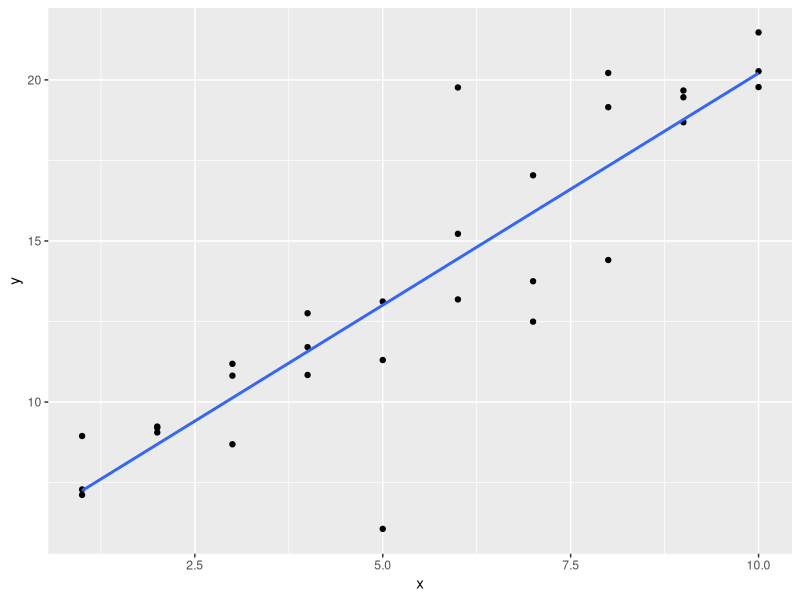
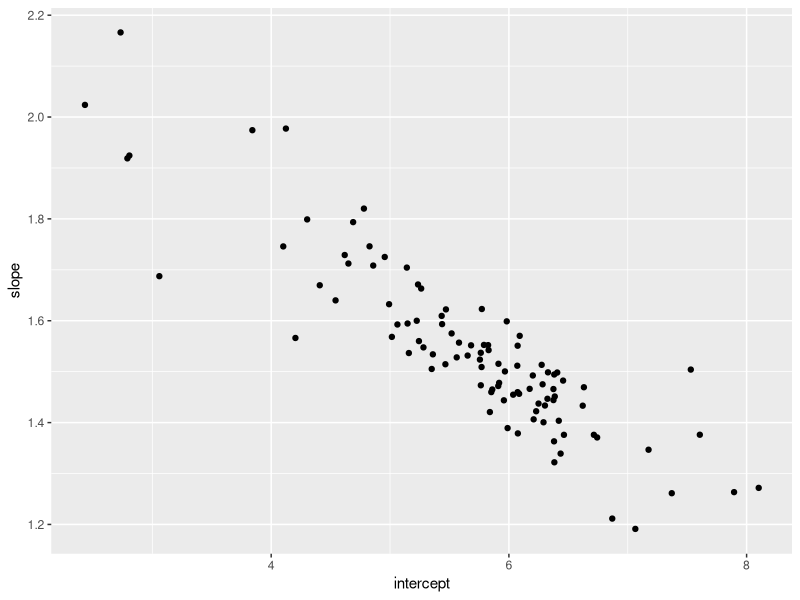
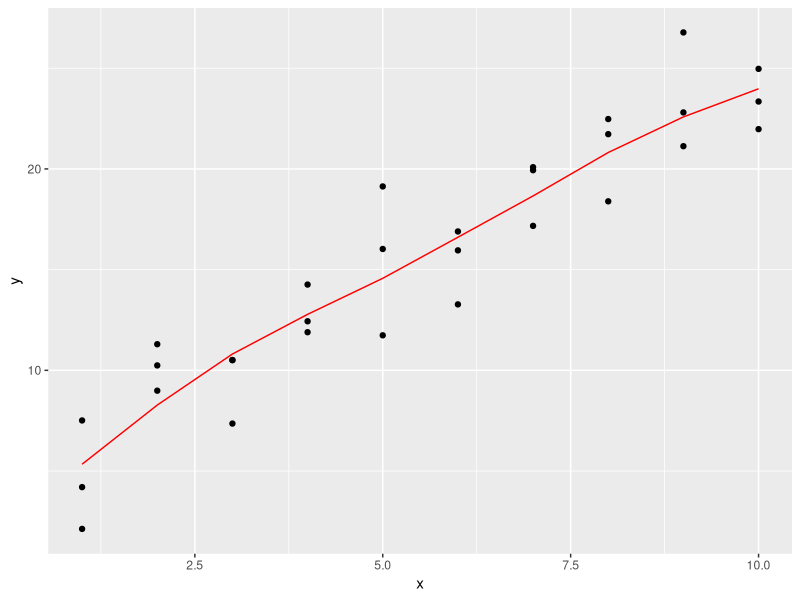
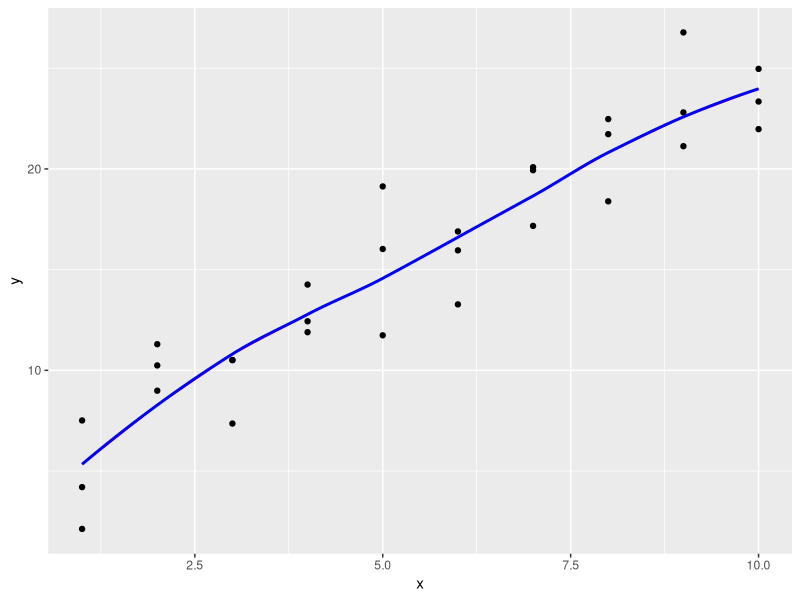

Generate these figures, in order, with R: (Note: this script raises an error after producing the figures.)
## ---- chunk 1
library("tidyverse")
library("modelr")
options(na.action = na.warn)
## ---- chunk 2
sim1a <- tibble(
  x = rep(1:10, each = 3),
  y = x * 1.5 + 6 + rt(length(x), df = 2)
)
## ---- chunk 3
lm(y ~ x, data = sim1a)
## ---- chunk 4
ggplot(sim1a, aes(x = x, y = y)) +
  geom_point() +
  geom_smooth(method = "lm", se = FALSE)
## ---- chunk 5
simt <- function(i) {
  tibble(
    x = rep(1:10, each = 3),
    y = x * 1.5 + 6 + rt(length(x), df = 2),
    .id = i
  )
}

lm_df <- function(.data) {
  mod <- lm(y ~ x, data = .data)
  beta <- coef(mod)
  tibble(intercept = beta[1], slope = beta[2])
}

sims <- map(1:100, simt) %>%
  map_df(lm_df)

ggplot(sims, aes(x = intercept, y = slope)) +
  geom_point()

## ---- chunk 6
measure_distance <- function(mod, data) {
  diff <- data$y - make_prediction(mod, data)
  mean(abs(diff))
}
## ---- chunk 7
simt <- function(i) {
  tibble(
    x = rep(1:10, each = 3),
    y = x * 1.5 + 6 + rt(length(x), df = 2),
    .id = i
  )
}

lm_df <- function(.data) {
  mod <- lm(y ~ x, data = .data)
  beta <- coef(mod)
  tibble(intercept = beta[1], slope = beta[2])
}

sims <- map(1:100, simt) %>%
  map_df(lm_df)

## ---- chunk 8
sim1_loess <- loess(y ~ x, data = sim1)
grid_loess <- sim1 %>%
  add_predictions(sim1_loess)

sim1 <- sim1 %>%
  add_residuals(sim1_loess, var = "resid_loess") %>%
  add_predictions(sim1_loess, var = "pred_loess")
  
## ---- chunk 9
plot_sim1_loess <- 
  ggplot(sim1, aes(x = x, y = y)) +
  geom_point() +
  geom_line(aes(x = x, y = pred), data = grid_loess, colour = "red")
plot_sim1_loess
## ---- chunk 10
plot_sim1_loess +
  geom_smooth(colour = "blue", se = FALSE, alpha = 0.20)
## ---- chunk 11
ggplot(sim1, aes(x = x)) +
  geom_ref_line(h = 0) +
  geom_point(aes(y = resid)) +
  geom_point(aes(y = resid_loess), colour = "red")

## ---- chunk 12
df <- tribble(
  ~y, ~x1, ~x2,
  4, 2, 5,
  5, 1, 6
)
## ---- chunk 13
model_matrix(df, y ~ x1)
## ---- chunk 14
model_matrix(df, y ~ x1 - 1)
## ---- chunk 15
df <- tribble(
  ~ sex, ~ response,
  "male", 1,
  "female", 2,
  "male", 1
)
model_matrix(df, response ~ sex)
## ---- chunk 16
ggplot(sim2) +
  geom_point(aes(x, y))
## ---- chunk 17
mod2 <- lm(y ~ x, data = sim2)
grid <- sim2 %>%
  data_grid(x) %>%
  add_predictions(mod2)
grid
## ---- chunk 18
ggplot(sim3, aes(x1, y)) + 
  geom_point(aes(colour = x2))
## ---- chunk 19
mod1 <- lm(y ~ x1 + x2, data = sim3)
mod2 <- lm(y ~ x1 * x2, data = sim3)
## ---- chunk 20
grid <- sim3 %>% 
  data_grid(x1, x2) %>% 
  gather_predictions(mod1, mod2)
grid
## ---- chunk 21
ggplot(sim3, aes(x1, y, colour = x2)) + 
  geom_point() + 
  geom_line(data = grid, aes(y = pred)) + 
  facet_wrap(~ model)
## ---- chunk 22
sim3 <- sim3 %>% 
  gather_residuals(mod1, mod2)

ggplot(sim3, aes(x1, resid, colour = x2)) + 
  geom_point() + 
  facet_grid(model ~ x2)
## ---- chunk 23
mod1 <- lm(y ~ x1 + x2, data = sim4)
mod2 <- lm(y ~ x1 * x2, data = sim4)

grid <- sim4 %>% 
  data_grid(
    x1 = seq_range(x1, 5), 
    x2 = seq_range(x2, 5) 
  ) %>% 
  gather_predictions(mod1, mod2)
grid
## ---- chunk 24
ggplot(grid, aes(x1, x2)) +
  geom_tile(aes(fill = pred)) +
  facet_wrap(~ model)
## ---- chunk 25
ggplot(grid, aes(x1, pred, colour = x2, group = x2)) +
  geom_line() +
  facet_wrap(~ model)

ggplot(grid, aes(x2, pred, colour = x1, group = x1)) + 
  geom_line() +
  facet_wrap(~ model)
